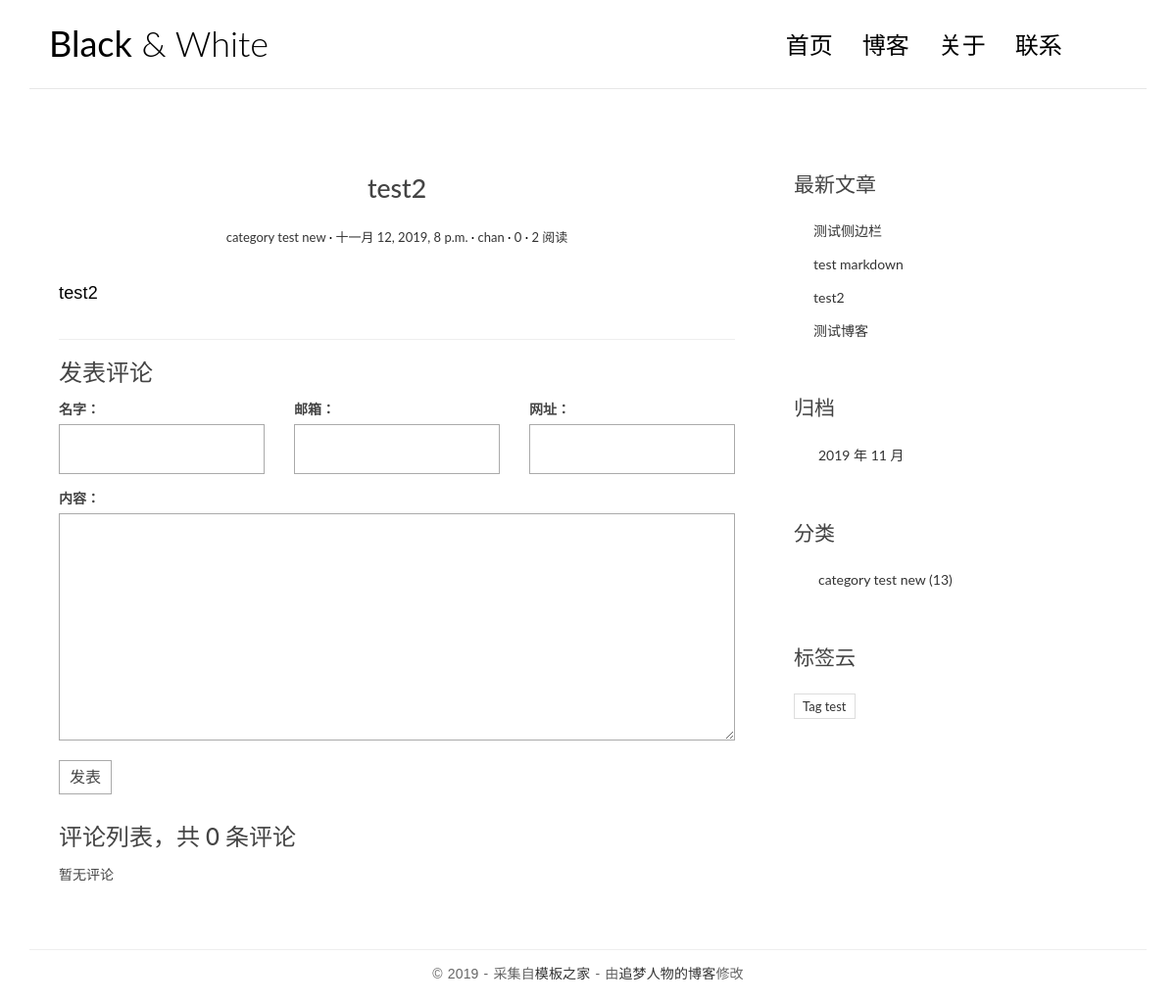
/posts/3/, run on the app's committed database.
### blog/models.py (models this page shows, shortened)
class Post(models.Model):
    def get_absolute_url(self):
        return reverse('blog:detail',kwargs={'pk':self.pk})
    def save(self, *args, **kwargs):
        self.modified_time = timezone.now()
        md = markdown.Markdown(extensions=[
            'markdown.extensions.extra',
            'markdown.extensions.codehilite',
        ])
        self.excerpt = strip_tags(md.convert(self.body))[:54]
        super().save(*args, **kwargs)
    def increase_views(self):
        self.views += 1
        self.save(update_fields=['views'])
    title = models.CharField('标题',max_length=70)
    body = models.TextField('正文')
    created_time = models.DateTimeField('创建时间',default=timezone.now())
    modified_time = models.DateTimeField('修改时间')
    excerpt = models.CharField('摘要',max_length=200, blank=True)
    category = models.ForeignKey(Category,verbose_name='分类', on_delete=models.CASCADE)
    tags = models.ManyToManyField(Tag, verbose_name='标签',blank=True)
    author = models.ForeignKey(User,verbose_name='作者', on_delete=models.CASCADE)
    views = models.PositiveIntegerField(default=0,editable=False)
    class Meta:
        verbose_name = '文章'
        verbose_name_plural = verbose_name
        ordering = ['-created_time']

class Category(models.Model):
    name = models.CharField(max_length=100)
    class Meta:
        verbose_name = '分类'
        verbose_name_plural = verbose_name

class Tag(models.Model):
    name = models.CharField(max_length=100)
    class Meta:
        verbose_name = '标签'
        verbose_name_plural = verbose_name

### blog/views.py (the view)
# urls.py: path('posts/<int:pk>/',views.detail,name = 'detail'),
def detail(request,pk):
    post = get_object_or_404(Post,pk=pk)
    post.increase_views()
    md = markdown.Markdown(extensions=[
        'markdown.extensions.extra',
        'markdown.extensions.codehilite',
        'markdown.extensions.toc'
    ])
    post.body = md.convert(post.body)
    m = re.search(r'<div class="toc">\s*<ul>(.*)</ul>\s*</div>', md.toc, re.S)
    post.toc = m.group(1) if m is not None else ''
    return render(request,'blog/detail.html',context={'post':post})

### comments/forms.py
class CommentForm(forms.ModelForm):
    class Meta:
        model = Comment
        fields = ['name', 'email', 'url', 'text']

### blog/templatetags/blog_extras.py (called while the page is built)
@register.inclusion_tag('blog/inclusions/_recent_posts.html', takes_context=True)
def show_recent_posts(context,num=5):
    return {
        'recent_post_list':Post.objects.all().order_by('-created_time')[:num],
    }

@register.inclusion_tag('blog/inclusions/_archives.html', takes_context=True)
def show_archives(context):
    return {
        'date_list': Post.objects.dates('created_time', 'month', order='DESC'),
    }

@register.inclusion_tag('blog/inclusions/_categories.html', takes_context=True)
def show_categories(context):
    return {
        'category_list': Category.objects.all(),
    }

@register.inclusion_tag('blog/inclusions/_tags.html', takes_context=True)
def show_tags(context):
    return {
        'tag_list': Tag.objects.all(),
    }

### comments/templatetags/comments_extras.py (called while the page is built)
@register.inclusion_tag('comments/inclusions/_form.html', takes_context=True)
def show_comment_form(context, post, form=None):
    if form is None:
        form = CommentForm()
    return {
        'form': form,
        'post': post,
    }

@register.inclusion_tag('comments/inclusions/_list.html', takes_context=True)
def show_comments(context,post):
    comment_list = post.comment_set.all().order_by('-created_time')
    comment_count = comment_list.count()
    return {
        'comment_list':comment_list,
        'comment_count':comment_count,
    }

### templates/blog/detail.html (shortened to what this page needs)
{% extends 'base.html' %}
{% load comments_extras %}
{% block main %}
     <article class="post post-1">
         <header class="entry-header">
             <h1 class="entry-title">{{ post.title }}</h1>
             <div class="entry-meta">
                 <span class="post-category"><a href="#">{{ post.category.name }}</a></span>
                 <span class="post-date"><a href="#"><time class="entry-date"
                                                           datetime="{{ post.created_time }}">{{ post.created_time }}</time></a></span>
                 <span class="post-author"><a href="#">{{ post.author }}</a></span>
                 <span class="comments-link"><a href="#">{{ post.comment_set.count }}</a></span>
                 <span class="views-count"><a href="#">{{ post.views }} 阅读</a></span>
             </div>
         </header>
  <div class="entry-content clearfix">
    {{ post.body|safe }}
  </div>
                </article>
                <section class="comment-area" id="comment-area">
                    <hr>
                    <h3>发表评论</h3>
                    {% show_comment_form post %}
                    <div class="comment-list-panel">
                        {% show_comments post %}
                    </div>
                </section>
{% endblock main %}

### templates/blog/inclusions/_recent_posts.html
<div class="widget widget-recent-posts">
  <h3 class="widget-title">最新文章</h3>
  <ul>
    {% for post in recent_post_list %}
        <li>
            <a href="{{ post.get_absolute_url }}">{{ post.title }}</a>
        </li>
    {% empty %}暂无文章！
    {% endfor %}
  </ul>
</div>

### templates/blog/inclusions/_categories.html
<div class="widget widget-category">
  <h3 class="widget-title">分类</h3>
  <ul>
    {% for category in category_list %}
      <li>
        <a href="{% url 'blog:category' category.pk %}">{{ category.name }} <span class="post-count">(13)</span></a>
      </li>
    {% empty %}
      暂无分类！
    {% endfor %}
  </ul>
</div>

### templates/blog/inclusions/_tags.html
<div class="widget widget-tag-cloud">
  <h3 class="widget-title">标签云</h3>
  <ul>
    {% for tag in tag_list %}
      <li>
        <a href="{% url 'blog:tag' tag.pk %}">{{ tag.name }}</a>
      </li>
    {% empty %}
      暂无标签！
    {% endfor %}
  </ul>
</div>

### blog/static/blog/css/custom.css (style rules this page uses)
* { outline: none; }
h1, h2, h3, h4, h5, h6 { margin-top: 0; }
a { color: #333; }
body { color: #444; font-family: 'Lato', sans-serif; }
p { font-family: 'Ubuntu', sans-serif; font-weight: 400; word-spacing: 1px; letter-spacing: 0.01em; }
.post { background: #fff; padding: 30px 30px 0; }
.entry-title { text-align: center; font-size: 1.9em; margin-bottom: 20px; line-height: 1.6; padding: 10px 20px 0; }
.entry-meta { text-align: center; color: #DDDDDD; font-size: 13px; margin-bottom: 30px; }
.entry-content { font-size: 18px; line-height: 1.9; font-weight: 300; color: #000; }
.post-category::after, .post-date::after, .post-author::after, .comments-link::after { content: ' ·'; color: #000; }
.widget { background: #fff; padding: 30px 0 0; }
.widget-title { font-size: 1.5em; margin-bottom: 20px; line-height: 1.6; padding: 10px 0 0; font-weight: 400; }
.widget-recent-posts ul { padding: 0; margin: 0; padding-left: 20px; }
.widget-recent-posts ul li { list-style-type: none; position: relative; line-height: 170%; margin-bottom: 10px; }
.widget-recent-posts ul li::before { content: '\f3d3'; font-family: "Ionicons"; position: absolute; left: -17px; top: 3px; font-size: 16px; color: #000; }
.widget-category ul { padding: 0; margin: 0; padding-left: 25px; }
.widget-category ul li { list-style-type: none; position: relative; line-height: 170%; margin-bottom: 10px; }
.widget-category ul li::before { content: '\f3fe'; font-family: "Ionicons"; position: absolute; left: -25px; top: 1px; font-size: 18px; color: #000; }
.widget-tag-cloud ul { padding: 0; margin: 0; margin-right: -10px; }
.widget-tag-cloud ul li { list-style-type: none; font-size: 13px; display: inline-block; margin-right: 10px; margin-bottom: 10px; padding: 3px 8px; border: 1px solid #ddd; }
.contact-form input, .comment-form input { border: 1px solid #aaa; margin-bottom: 15px; width: 100%; padding: 15px 15px; font-size: 16px; line-height: 100%; transition: 0.4s border-color linear; }
.contact-form textarea, .comment-form textarea { border: 1px solid #aaa; margin-bottom: 15px; width: 100%; padding: 15px 15px; font-size: 16px; line-height: 20px !important; min-height: 183px; transition: 0.4s border-color linear; }
.comment-area { padding: 0 30px 0; }
.comment-list-panel { margin-top: 30px; }

### data on the page
Post: title "test2", category.name "category test new", created_time "十一月 12, 2019, 8 p.m.", author "chan", comment_set.count "0", views "2", body "test2"
Post: title "测试侧边栏"
Post: title "test markdown"
Post: title "测试博客"
Category: name "category test new"
Tag: name "Tag test"

### other printed values
{{ comment_count }} "0"
{{ date.year }} "2019"
{{ date.month }} "11"
